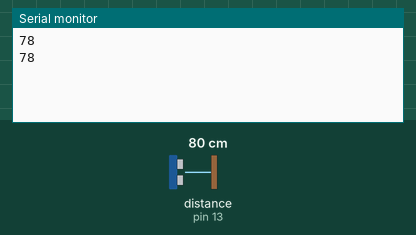
This sketch was run on a simulated Arduino Uno, built with avr-gcc and run on an emulated ATmega328P. Shown: the last lines printed to the serial monitor. Wiring (inferred from the names in the program): ultrasonic range finder: trigger pin 12; echo pin 13. The inputs (shaded band) are chosen by the test bench; at power-on: distance to the obstacle (sensor on pin 13) 80 cm. The echo pulse lasts 58.3 µs per cm.

Above: at 1.8 s.
1.9 s: distance to the obstacle (sensor on pin 13) set to 2 cm
At 2.8 s:
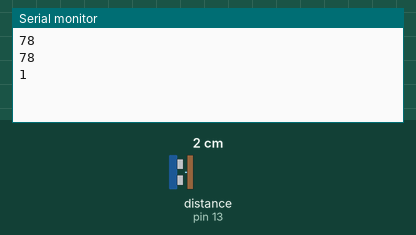
3.4 s: distance to the obstacle (sensor on pin 13) set to 4 cm
At 4.8 s:
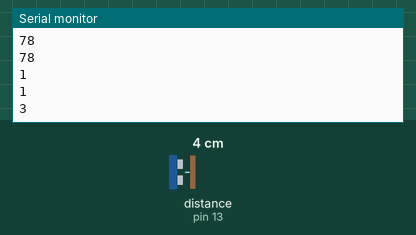
Timing chart, 0 to 6.4 s (numbered marks = the images above; inputs shaded):
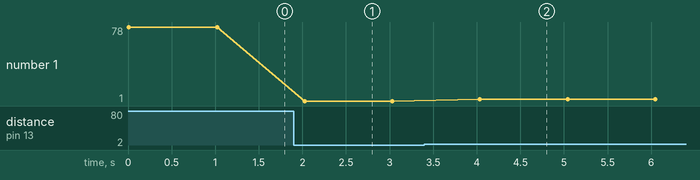

Measured:
- after the input at 1.9 s, the serial monitor: prints a new line after 0.13 s (image 1)
- after the input at 3.4 s, the serial monitor: prints a new line after 0.64 s (image 2)
- plotted number 1: 78 → 1 after the input at 1.9 s, 1 → 3 after the input at 3.4 s

The sketch:

arduino.ino
```cpp
#include<SoftwareSerial.h>
SoftwareSerial ArduinoUno(3,2);
const int trigPin = 12;
const int echoPin = 13;
long duration;
int distance;
void setup() {
pinMode(trigPin, OUTPUT); // Sets the trigPin as an Output
pinMode(echoPin, INPUT); // Sets the echoPin as an Input
Serial.begin(115200);
ArduinoUno.begin(9600);
}
void loop() {
// Clears the trigPin
digitalWrite(trigPin, LOW);
delayMicroseconds(2);
// Sets the trigPin on HIGH state for 10 micro seconds
digitalWrite(trigPin, HIGH);
delayMicroseconds(10);
digitalWrite(trigPin, LOW);
// Reads the echoPin, returns the sound wave travel time in microseconds
duration = pulseIn(echoPin, HIGH);
// Calculating the distance
distance= duration*0.034/2;
// Prints the distance on the Serial Monitor
ArduinoUno.print(distance);
ArduinoUno.println("\n");
Serial.println(distance);
delay(1000);
}
```
